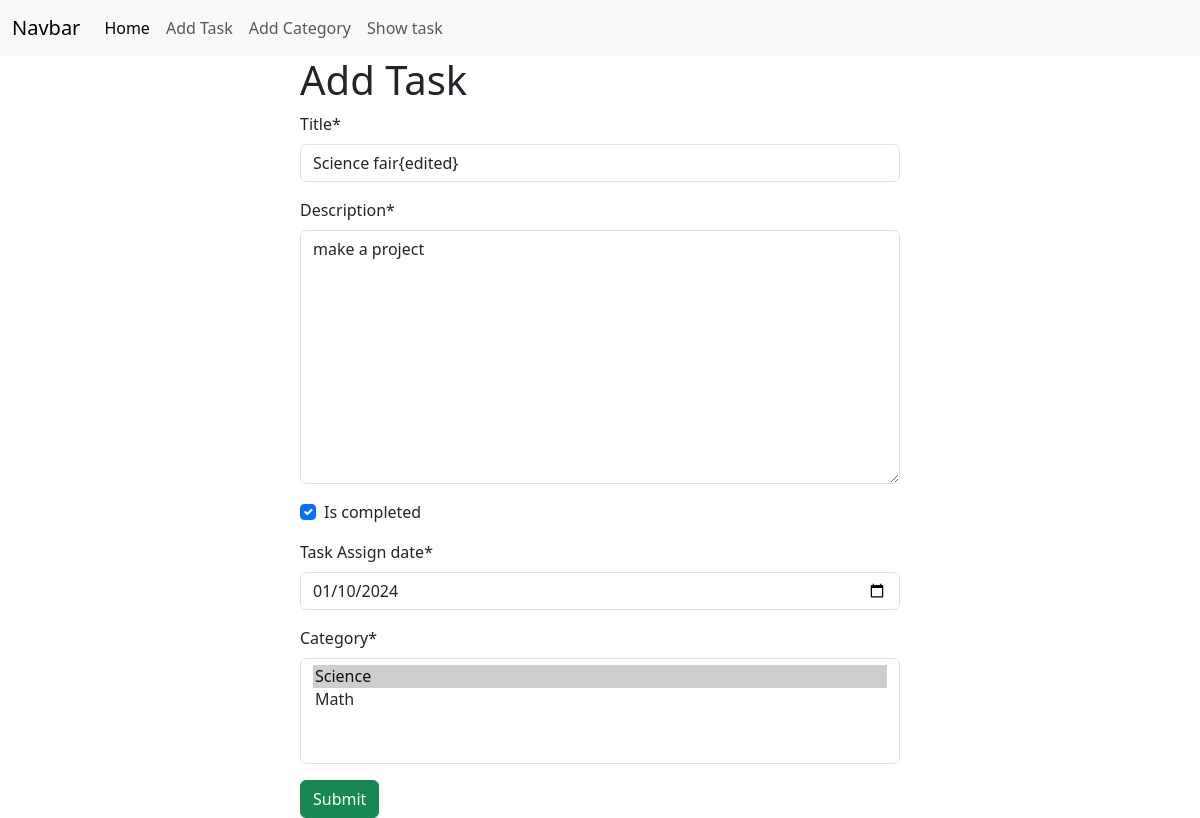
Page /edit/1 on the earlier database version.
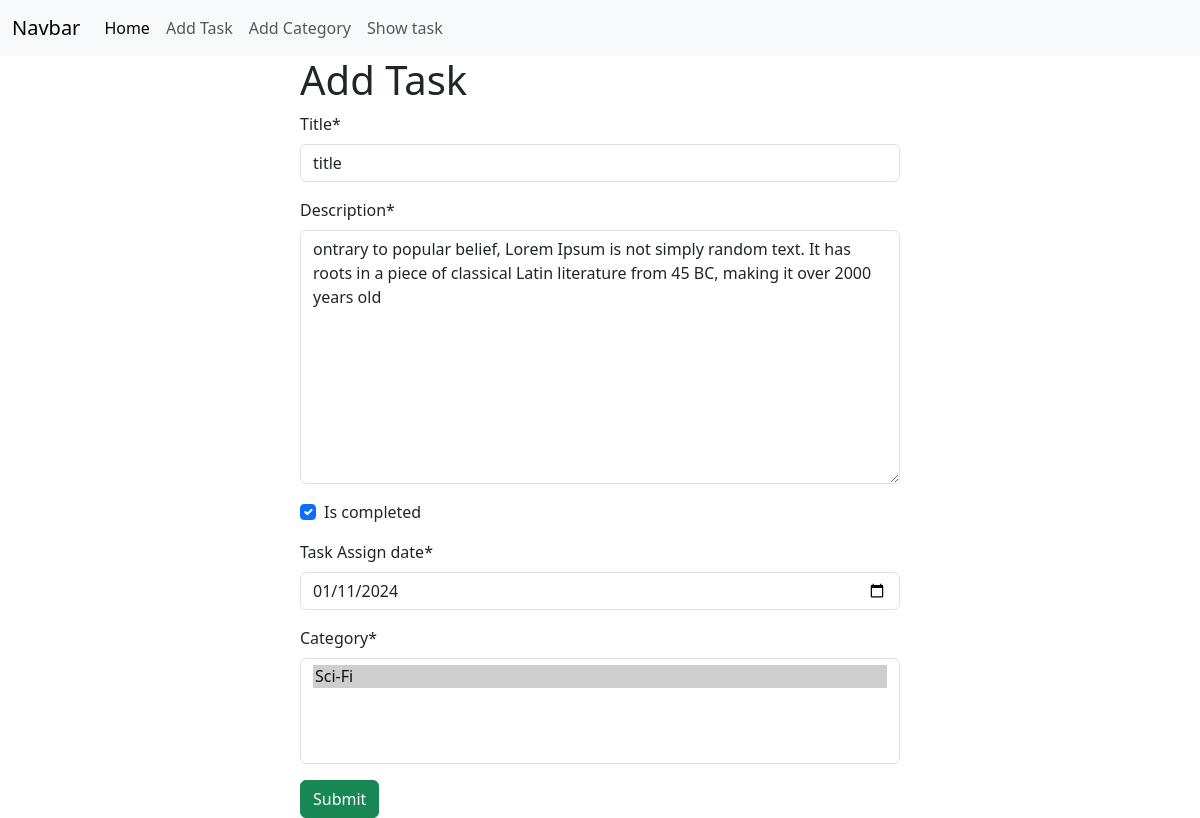
Same page on the later database version.
### task/models.py (models this page shows, shortened)
class TaskModel(models.Model):
    title = models.CharField(max_length=50)
    description = models.TextField()
    is_completed = models.BooleanField(default=False)
    task_Assign_date = models.DateField()
    category = models.ManyToManyField(TaskCategory)

### task_management/views.py (the view)
# urls.py: path('edit/<int:id>',views.edit,name="edit"),
def edit(req,id):
    task = TaskModel.objects.get(pk=id)
    form = TaskForm(instance=task)
    if req.method == "POST":
        form = TaskForm(req.POST,instance=task)
        if form.is_valid():
            form.save()
            return redirect("show_task")
    return render(req,"add_task.html",{'form':form})

### task/forms.py
class TaskForm(forms.ModelForm):
    class Meta:
        model = TaskModel
        fields = '__all__'
        widgets = {
            'task_Assign_date': forms.DateInput(attrs={'type': 'date'})
        }

### category/models.py (called while the page is built)
    def __str__(self) -> str:
        return f"{self.name}"

### task/templates/add_task.html (shortened to what this page needs)
{% extends "base.html" %}
{% load crispy_forms_tags %}
{% block body %}
<form action="" method="post" class="w-50 m-auto">
    <h1>Add Task</h1>
    {{form|crispy}}
    <button class="btn btn-success" type="submit">Submit</button>
</form>
{% endblock body %}

Differences in the rows shown:
changed TaskModel: title "Science fair{edited}" → "title"; description "make a project" → "ontrary to popular belief, Lorem Ipsum is not simply random text. It has roots in a piece of classical Latin literature from 45 BC, making it over 2000 years old"; task_Assign_date "01/10/2024" → "01/11/2024"
Other differences:
form field category: "Science ☑ / Math" → "Sci-Fi ☑"
